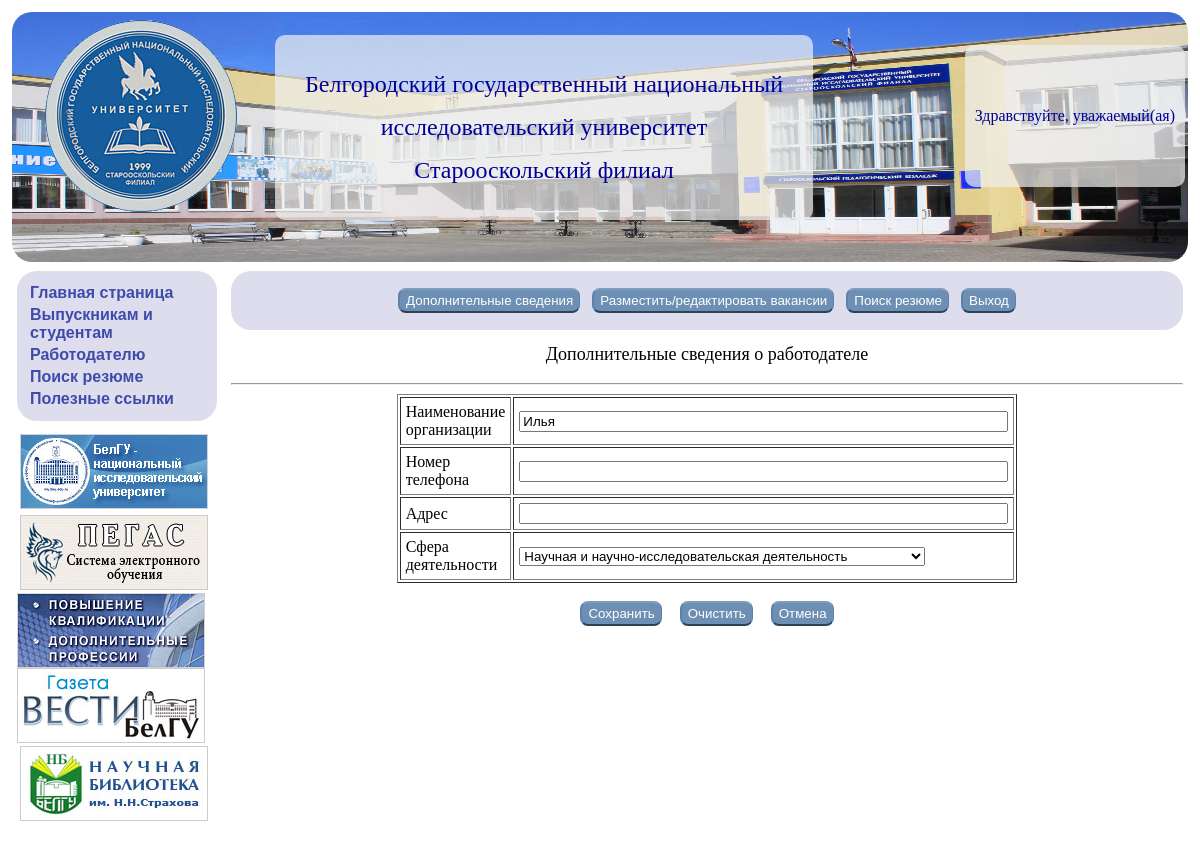
The app's page /lk/dopreg.php (signed in) with its own data.
### tables this page shows
CREATE TABLE IF NOT EXISTS `workgiver_data` (
  `id` int(11) NOT NULL,
  `nm_org` text NOT NULL,
  `sphere` int(11) NOT NULL DEFAULT '0',
  PRIMARY KEY (`id`),
  UNIQUE KEY `id` (`id`)
);

CREATE TABLE IF NOT EXISTS `spheres` (
  `id` int(11) NOT NULL AUTO_INCREMENT,
  `nm` text NOT NULL,
  PRIMARY KEY (`id`)
);

### lk/dopreg.php (the view, shortened to what this page needs)
<?php
if ($_SESSION['id']>0) {
echo '
<html>
<head>
<meta http-equiv="content-type" content="text/html; charset=utf-8">
<title>СОФ НИУ БелГУ трудоустройство выпускников</title>
<link rel="stylesheet" type="text/css" href="css/style.css">
<script type="text/javascript">
function rset(str){
var inputs = document.dopreg.getElementsByTagName(str);
for (i=0;i<=inputs.length-1;i++)
{
	if ((inputs[i].type != \'button\')&(inputs[i].type != \'submit\')) inputs[i].value="";
}
}
function rset_select(){
var inputs = document.dopreg.getElementsByTagName(\'SELECT\');
for (i=0;i<=inputs.length-1;i++)
	inputs[i].selectedIndex=0;
}
function check (e,obj,str){
 e = e || window.event;
 var code = e.keyCode || e.which;
 if(code == 8 || code == 37 || code == 39 || code == 46)
 //бэкспейс, стрелки, делит. добавь, что еще нужно
   return true;
 var char = String.fromCharCode(code);
 var t = char.match(/[0-9]/);
 if ((parseInt(t)>=0)&(parseInt(t)<=9)) f=true;
 if (f&parseInt(obj.value+char)<=parseInt(str)) return true;
 return false;
}
</script>
</head>
<body>
<table width="100%" cellpadding="5" cellspacing="4">
<tr><td colspan=3 class="td-banner" height="250">
	<img src="../image/banner.png" width="100%" height="100%" alt="" id="banner">
<a href="http://www.sof.bsu.edu.ru/sof/"><img src="../image/11.png" alt="" id="emblema"></a>
<div id="titl">
<p align="center"><font size="5">Белгородский государственный национальный
</font></p>
<p align="center"><font size="5">исследовательский университет
</font></p>
<p align="center"><font size="5">Старооскольский филиал</font>
</div>
';
include('login.php');
echo'
</td>
</tr>
<tr height="69">
<td width="200" rowspan=2 valign="top">';
include "lmenu.php";
echo '</td>
<td>
';
include ('lkm.php');
echo '</td>
</tr><tr>
<td valign="top"><span style="font-family: \'Times New Roman\',serif"><font size="4">
';
include ("infc.php");
$dbcnx = mysql_connect($dblocation, $dbuser, $dbpasswd);
if (isset($_POST['address'])&isset($_POST['phone']))
{
	if (mysql_query("UPDATE inform_data SET phone='".$_POST['phone']."', address='".$_POST['address']."' WHERE id=".$_SESSION['id'],$dbcnx))
	{
		switch ($_SESSION['lvl'])
		{
			case 0:mysql_query("UPDATE student_data SET public=1,date_publ='".date('Y-m-d')."', date_rozd='".$_POST['yyyy']."-".$_POST['mm']."-".$_POST['mm']."', specialnost=".$_POST['D1'].", god_okonch='".$_POST['D2']."', inyaz='".$_POST['yaz']."', navyki='".$_POST['text1']."', interesy='".$_POST['text2']."', pk='".$_POST['pk']."', sport='".$_POST['text']."' WHERE id=".$_SESSION['id'],$dbcnx);
			break;
			case 1:mysql_query("UPDATE workgiver_data SET nm_org='".$_POST['name_org']."', sphere='".$_POST['sphera']."' WHERE id=".$_SESSION['id'],$dbcnx);
			break;
		}
	}
	if (!mysql_error($dbcnx))
		if ($_SESSION['lvl']==0)
			echo '<p align=center>Ваша резюме успешно составлено. Перейти к поиску <a href="../search.php">вакансий</a>, или на <a href="index.php">главную</a>
			<script type="text/javascript">window.location.href=\'search.php\'</script>';
		else if ($_SESSION['lvl']==1)
			echo '<p align=center>Дополнительные данные успешно добавлены. Перейти к подбору <a href="../search.php">специалиста</a>, или на <a href="index.php">главную</a>
			<script type="text/javascript">window.location.href=\'search.php\'</script>';
	else
		echo '<p align=center><font color="red">Ошибка сохранения. Повторите ввод.</font>
		<script type="text/javascript">window.location.href=\'dopreg.php\'</script>';
}
else
{
		$res=mysql_query("SELECT address,phone FROM inform_data WHERE id=".$_SESSION['id']);
		$ddbb=mysql_fetch_row($res);
		if ($_SESSION['lvl'] == 0)
		{
			$res=mysql_query("SELECT date_rozd,specialnost,god_okonch,inyaz,navyki,interesy,pk,sport FROM student_data WHERE id=".$_SESSION['id']);
			$ddb=mysql_fetch_row($res);
			$dy = substr($ddb[0],0,4);
            $dm = substr($ddb[0],5,2);
            $dd = substr($ddb[0],8,2);
			echo '<p align=center>Резюме</p><hr>
				<center><form name=dopreg action="#" method="POST">
				<table width="50%" cellpadding="5" border="1" cols="2"><tr>
				<TD>Дата рождения</TD><TD>
				<input type="text" name="dd" onkeypress="return check(event,this,\'31\')" size="2" value="'.($dd!=0?$dd:'').'">д.&nbsp;
				<input type="text" name="mm" size="2" onkeypress="return check(event,this,\'12\')" value="'.($dm!=0?$dm:'').'">м.&nbsp;
				<input type="text" name="yyyy" size="4" onkeypress="return check(event,this,\'2099\')" value="'.($dy!=0?$dy:'').'">г.</TD>
				</tr>
				<tr>
				<TD>Адрес</TD> <TD><input type="text" name="address" size="58" value="'.$ddbb[0].'"></TD>
				</tr>
				<tr>
				<TD>Номер телефона</TD> <TD><input type="text" name="phone" size="58" value="'.$ddbb[1].'"></TD>
				</tr>
				<tr>
				<TD>Специальность</TD> <TD><select name="D1"><option disabled>Выберите специальность...</option>';
				$res=mysql_query("SELECT name FROM specialnosti");
				$g=1;
				while($db=mysql_fetch_row($res))
				{
					echo '<option value="'.$g.'"'.($g==$ddb[1] ? 'selected':'').'>'.$db[0].'</option>';
					$g++;
				}
			echo '</select></TD>
				</tr>
				<tr>
				<TD>Год окончания</TD> <TD><select name="D2">';
				for ($g=date('Y');$g>=2000;$g--)
				  echo '<option value="'.$g.'"'.($g==$ddb[2] ? 'selected':'').'>'.$g.'</option>';
			echo '</select></TD>
				</tr>
				<tr>
				<TD>Иностранные языки</TD> <TD><input type="text" name="yaz" size= "58" value="'.$ddb[3].'"></TD>
				</tr>
				<tr>
				<TD>Профессиональные навыки</TD> <TD><textarea rows="10" cols="45" name="text1">'.$ddb[4].'</textarea></TD>
				</tr>
				<tr>
				<TD>Интересы, увлечения</TD> <TD><textarea rows="10" cols="45" name="text2">'.$ddb[5].'</textarea></TD>
				</tr>
				<tr>
				<TD>Владение ПК</TD> <TD><input type="text" name="pk" size="58" value="'.$ddb[6].'"></TD>
				</tr>
				<tr>
				<TD>Спортивные достижения</TD> <TD><textarea rows="10" cols="45" name="text">'.$ddb[7].'</textarea></TD>
				</tr>
				</TABLE>
				<p align=center><input type="submit" value="Сохранить"  class="butn">&nbsp;&nbsp;&nbsp;
				<input type="button" onclick="rset(\'TEXTAREA\');rset(\'INPUT\');rset_select()" value="Очистить"  class="butn">&nbsp;&nbsp;&nbsp;
				<input type="button"  class="butn" value="Отмена" onclick="window.location.href=\'../index.php\'">
				</form></center>';
				}
		else if ($_SESSION['lvl'] == 1)
		{
			$res=mysql_query("SELECT nm_org,sphere FROM workgiver_data WHERE id=".$_SESSION['id']);
			$db=mysql_fetch_row($res);
			echo '<p align=center>Дополнительные сведения о работодателе</p><hr>
				<center><form name=dopreg action="#" method="POST">
				<table width="50%" cellpadding="5" border="1" cols="2"><tr>
				<TD>Наименование организации</TD><TD><input type="text" name="name_org" size="58" value="'.$db[0].'"></TD>
				</tr>
				<tr>
				<TD>Номер телефона</TD><TD><input type="text" name="phone" size="58" value="'.$ddbb[1].'"></TD>
				</tr>
				<tr>
				<TD>Адрес</TD><TD><input type="text" name="address" size="58" value="'.$ddbb[0].'"></TD>
				</tr>
				<tr>
				<TD>Сфера деятельности</TD><TD>
				<select name="sphera"><option '.($db[1]>0 ?'disabled':'').'>Выберите сферу деятельности';
				$res=mysql_query("SELECT * FROM spheres");
				$i=1;
				while ($db1=mysql_fetch_row($res))
					echo '<option value="'.$db1[0].'" '.($db[1]==$i++?'selected':'').'>'.$db1[1];
				echo '</select>
				</TD>
				</tr>
				</TABLE>
				<p align=center><input type="submit" value="Сохранить" class="butn">&nbsp;&nbsp;&nbsp;
				<input type="button" onclick="rset(\'TEXTAREA\');rset(\'INPUT\')" value="Очистить" class="butn">&nbsp;&nbsp;&nbsp;
				<input type="button" class="butn" value="Отмена" onclick="window.location.href=\'../index.php\'">
				</form></center>';
		}
}
		echo '</font></span></td>
		</tr>
		</table>
		</body>
		</html>';
} else {header("Location: loginpage.php");}
?>

### lk/css/style.css (style rules this page uses)
.butn { height:25px;color:#FFFFFF;background-color:#6D8FB3;text-align:center;border-color:#7E9CBC #5C82AB #5C82AB;border-right:1px solid #5C82AB; border-radius: 8px; }
#titl { color:#000099;position:absolute;display:inline-block;top:35px;left:275px;background-color:rgba(240,240,240,.7);padding:20px 30px;border-radius: 10px; }
#emblema { display:inline-block;position:absolute;top:20px;left:45px; }
#banner { position:relative;display:inline-block;border-radius: 20px; }
.td-banner { padding:0;background-color:white; }

### records on screen
workgiver_data: name_org "Илья", sphera "Научная и научно-исследовательская деятельность"
